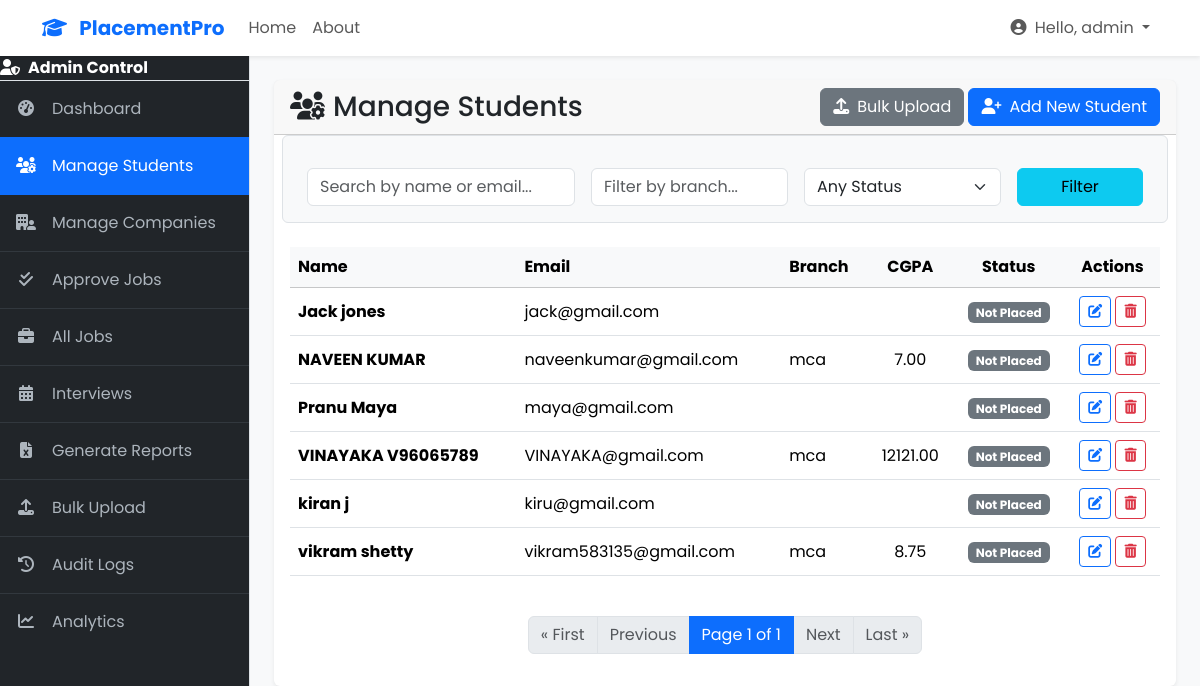
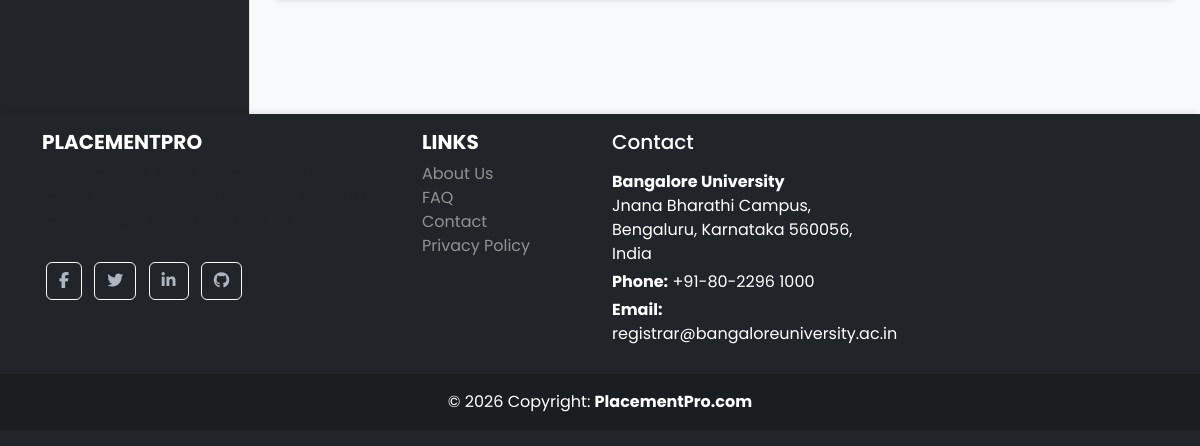
/tpo/students/ (signed in), run on an earlier commit of the app's database (2 pictures, top to bottom).
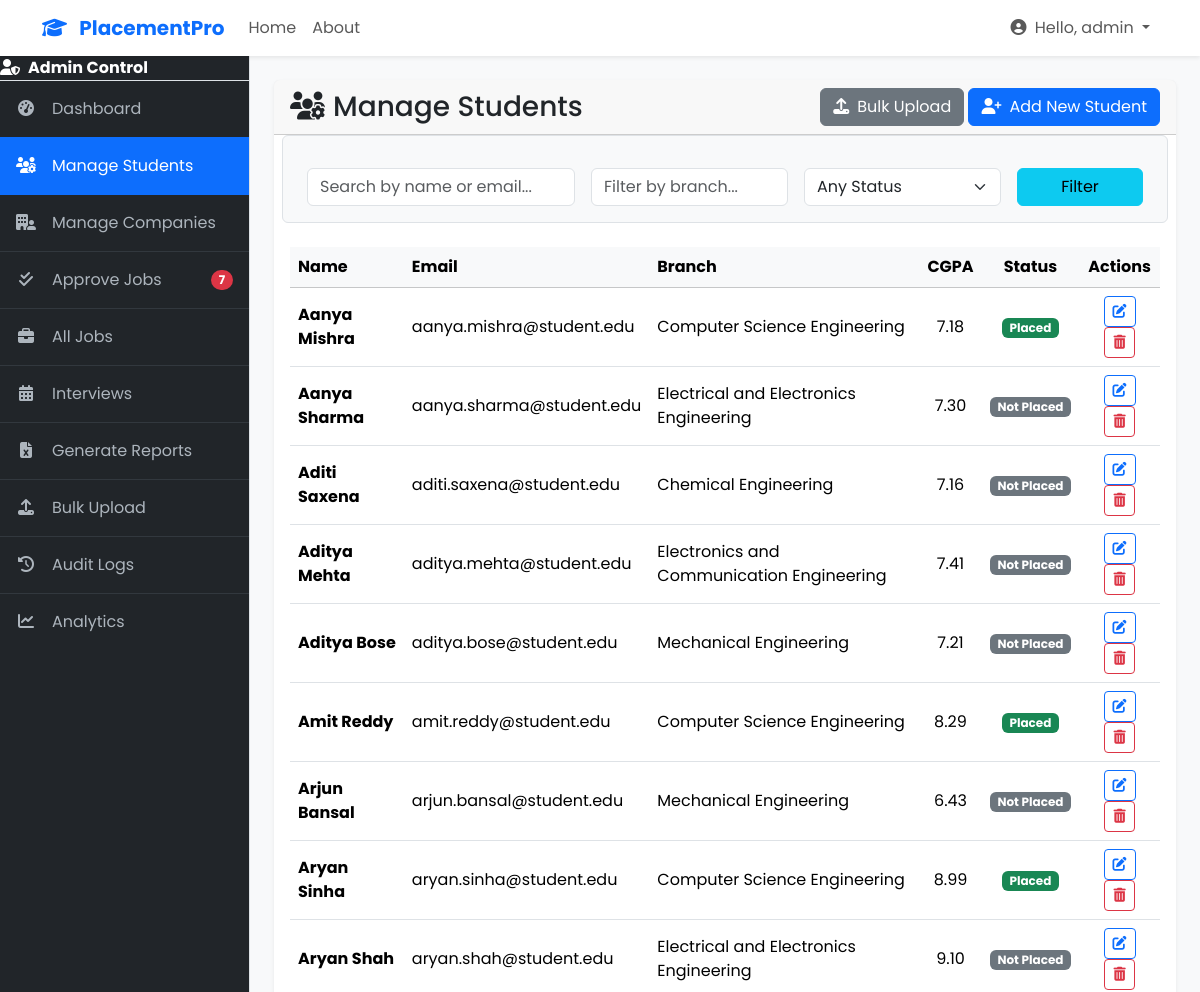
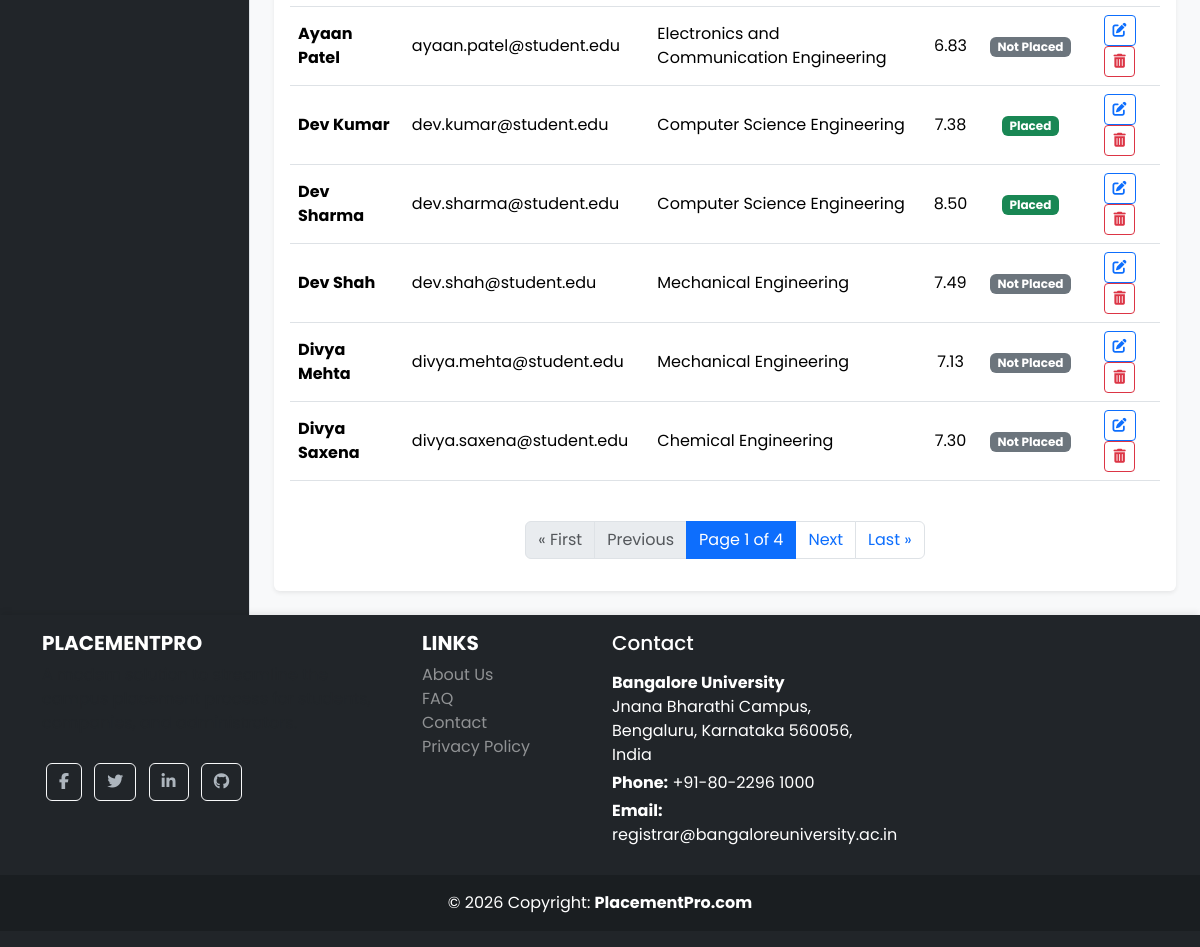
And on a later commit of the database (2 pictures, top to bottom).
### core/models.py (models this page shows, shortened)
class StudentProfile(models.Model):
    user = models.OneToOneField(User, on_delete=models.CASCADE, primary_key=True, related_name='student_profile')
    phone_number = models.CharField(max_length=15, blank=True, null=True)
    resume = models.FileField(upload_to='resumes/', null=True, blank=True, help_text="Upload your resume in PDF format.")
    cgpa = models.FloatField(null=True, blank=True)
    branch = models.CharField(max_length=100)
    graduation_year = models.IntegerField(null=True)
    backlogs = models.IntegerField(default=0)
    skills = models.TextField(blank=True, help_text="Comma-separated skills (e.g., Python, Django, JavaScript)")
    linkedin_url = models.URLField(blank=True)
    github_url = models.URLField(blank=True)
    is_placed = models.BooleanField(default=False)

class User(AbstractUser):
    ROLE_CHOICES = (
        ('admin', 'Admin'),
        ('student', 'Student'),
        ('company', 'Company'),
    )
    role = models.CharField(max_length=10, choices=ROLE_CHOICES, default='student')

### core/views.py (the view)
# urls.py: path('tpo/students/', views.manage_students_view, name='manage_students'),
@login_required
@admin_required
def manage_students_view(request):
    students_list = StudentProfile.objects.all().select_related('user').order_by('user__first_name')
    paginator = Paginator(students_list, 15)
    page_number = request.GET.get('page')
    page_obj = paginator.get_page(page_number)
    context = {'students_page_obj': page_obj}
    return render(request, 'admin/manage_students.html', context)

### core/context_processors.py (called while the page is built)
def notifications_context(request):
    if request.user.is_authenticated and request.user.role == 'admin':
        count = JobPosting.objects.filter(is_approved=False).count()
        return {'pending_jobs_count': count}
    return {}

### core/templates/admin/manage_students.html (shortened to what the changed rows need)
{% extends 'admin/admin_base.html' %}
{% block admin_content %}
<div class="card shadow-sm">
    <div class="card-body">
        <div class="table-responsive">
            <table class="table table-hover align-middle">
                <thead class="table-light">
                    <tr><th>Name</th><th>Email</th><th>Branch</th><th class="text-center">CGPA</th><th class="text-center">Status</th><th class="text-center">Actions</th></tr>
                </thead>
                <tbody>
                    {% for student in students_page_obj %}
                    <tr>
                        <td class="fw-bold">{{ student.user.get_full_name }}</td>
                        <td>{{ student.user.email }}</td>
                        <td>{{ student.branch }}</td>
                        <td class="text-center">{{ student.cgpa|floatformat:2 }}</td>
                        <td class="text-center">
                            {% if student.is_placed %}<span class="badge bg-success">Placed</span>
                            {% else %}<span class="badge bg-secondary">Not Placed</span>{% endif %}
                        </td>
                        <td class="text-center">
                             <a href="#" class="btn btn-sm btn-outline-primary" title="Edit"><i class="fas fa-edit"></i></a>
                             <a href="#" class="btn btn-sm btn-outline-danger" title="Delete"><i class="fas fa-trash-alt"></i></a>
                        </td>
                    </tr>
                    {% empty %}
                    <tr><td colspan="6" class="text-center p-4">No students found matching your criteria.</td></tr>
                    {% endfor %}
                </tbody>
            </table>
        </div>
        <nav aria-label="Page navigation">
            <ul class="pagination justify-content-center mt-4">
                <li class="page-item active" aria-current="page">
                    <span class="page-link">
                        Page {{ students_page_obj.number }} of {{ students_page_obj.paginator.num_pages }}
                    </span>
                </li>
                {% if students_page_obj.has_next %}
                    <li class="page-item">
                        <a class="page-link" href="?page={{ students_page_obj.next_page_number }}">Next</a>
                    </li>
                    <li class="page-item">
                        <a class="page-link" href="?page={{ students_page_obj.paginator.num_pages }}">Last &raquo;</a>
                    </li>
                {% else %}
                    <li class="page-item disabled">
                        <a class="page-link" href="#" tabindex="-1" aria-disabled="True">Next</a>
                    </li>
                    <li class="page-item disabled">
                        <a class="page-link" href="#" tabindex="-1" aria-disabled="True">Last &raquo;</a>
                    </li>
                {% endif %}
            </ul>
        </nav>
        </div>
</div>
{% endblock %}

What changed in the data, as far as the page shows it:
removed StudentProfile: user.get_full_name "Jack jones", user.email "jack@gmail.com", is_placed "Not Placed"
removed StudentProfile: user.get_full_name "NAVEEN KUMAR", user.email "naveenkumar@gmail.com", branch "mca", cgpa "7.00", is_placed "Not Placed"
removed StudentProfile: user.get_full_name "Pranu Maya", user.email "maya@gmail.com", is_placed "Not Placed"
removed StudentProfile: user.get_full_name "VINAYAKA V96065789", user.email "VINAYAKA@gmail.com", branch "mca", cgpa "12121.00", is_placed "Not Placed"
removed StudentProfile: user.get_full_name "kiran j", user.email "kiru@gmail.com", is_placed "Not Placed"
removed StudentProfile: user.get_full_name "vikram shetty", user.email "vikram583135@gmail.com", branch "mca", cgpa "8.75", is_placed "Not Placed"
added StudentProfile: user.get_full_name "Aanya Mishra", user.email "aanya.mishra@student.edu", branch "Computer Science Engineering", cgpa "7.18", is_placed "Placed"
added StudentProfile: user.get_full_name "Aanya Sharma", user.email "aanya.sharma@student.edu", branch "Electrical and Electronics Engineering", cgpa "7.30", is_placed "Not Placed"
added StudentProfile: user.get_full_name "Aditi Saxena", user.email "aditi.saxena@student.edu", branch "Chemical Engineering", cgpa "7.16", is_placed "Not Placed"
added StudentProfile: user.get_full_name "Aditya Mehta", user.email "aditya.mehta@student.edu", branch "Electronics and Communication Engineering", cgpa "7.41", is_placed "Not Placed"
added StudentProfile: user.get_full_name "Aditya Bose", user.email "aditya.bose@student.edu", branch "Mechanical Engineering", cgpa "7.21", is_placed "Not Placed"
added StudentProfile: user.get_full_name "Amit Reddy", user.email "amit.reddy@student.edu", branch "Computer Science Engineering", cgpa "8.29", is_placed "Placed"
added StudentProfile: user.get_full_name "Arjun Bansal", user.email "arjun.bansal@student.edu", branch "Mechanical Engineering", cgpa "6.43", is_placed "Not Placed"
added StudentProfile: user.get_full_name "Aryan Sinha", user.email "aryan.sinha@student.edu", branch "Computer Science Engineering", cgpa "8.99", is_placed "Placed"
added StudentProfile: user.get_full_name "Aryan Shah", user.email "aryan.shah@student.edu", branch "Electrical and Electronics Engineering", cgpa "9.10", is_placed "Not Placed"
added StudentProfile: user.get_full_name "Ayaan Patel", user.email "ayaan.patel@student.edu", branch "Electronics and Communication Engineering", cgpa "6.83", is_placed "Not Placed"
added StudentProfile: user.get_full_name "Dev Kumar", user.email "dev.kumar@student.edu", branch "Computer Science Engineering", cgpa "7.38", is_placed "Placed"
added StudentProfile: user.get_full_name "Dev Sharma", user.email "dev.sharma@student.edu", branch "Computer Science Engineering", cgpa "8.50", is_placed "Placed"
added StudentProfile: user.get_full_name "Dev Shah", user.email "dev.shah@student.edu", branch "Mechanical Engineering", cgpa "7.49", is_placed "Not Placed"
added StudentProfile: user.get_full_name "Divya Mehta", user.email "divya.mehta@student.edu", branch "Mechanical Engineering", cgpa "7.13", is_placed "Not Placed"
added StudentProfile: user.get_full_name "Divya Saxena", user.email "divya.saxena@student.edu", branch "Chemical Engineering", cgpa "7.30", is_placed "Not Placed"
Also different on the page:
{{ pending_jobs_count }}: (not shown) → "7"
{{ students_page_obj.paginator.num_pages }}: "1" → "4"
